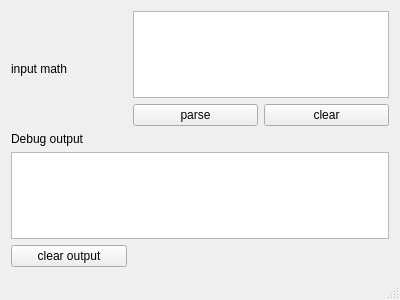
<?xml version="1.0" encoding="UTF-8"?>
<ui version="4.0">
 <class>MainWindow</class>
 <widget class="QMainWindow" name="MainWindow">
  <property name="geometry">
   <rect>
    <x>0</x>
    <y>0</y>
    <width>400</width>
    <height>300</height>
   </rect>
  </property>
  <property name="windowTitle">
   <string>MainWindow</string>
  </property>
  <widget class="QWidget" name="centralWidget">
   <layout class="QGridLayout" name="gridLayout_2">
    <item row="0" column="0">
     <layout class="QGridLayout" name="gridLayout">
      <item row="0" column="1" colspan="2">
       <widget class="QTextEdit" name="textEdit_inputmath"/>
      </item>
      <item row="4" column="0">
       <widget class="QPushButton" name="pushButton_clearoutput">
        <property name="text">
         <string>clear output</string>
        </property>
       </widget>
      </item>
      <item row="1" column="2">
       <widget class="QPushButton" name="pushButton_inputclear">
        <property name="text">
         <string>clear</string>
        </property>
       </widget>
      </item>
      <item row="1" column="1">
       <widget class="QPushButton" name="pushButton_parse">
        <property name="text">
         <string>parse</string>
        </property>
       </widget>
      </item>
      <item row="0" column="0" rowspan="2">
       <widget class="QLabel" name="label">
        <property name="text">
         <string>input math</string>
        </property>
       </widget>
      </item>
      <item row="3" column="0" colspan="3">
       <widget class="QTextEdit" name="textEdit_outputmath"/>
      </item>
      <item row="2" column="0">
       <widget class="QLabel" name="label_2">
        <property name="text">
         <string>Debug output</string>
        </property>
       </widget>
      </item>
     </layout>
    </item>
   </layout>
  </widget>
  <widget class="QMenuBar" name="menuBar">
   <property name="geometry">
    <rect>
     <x>0</x>
     <y>0</y>
     <width>400</width>
     <height>18</height>
    </rect>
   </property>
  </widget>
  <widget class="QStatusBar" name="statusBar"/>
 </widget>
 <layoutdefault spacing="6" margin="11"/>
 <resources/>
 <connections/>
</ui>
